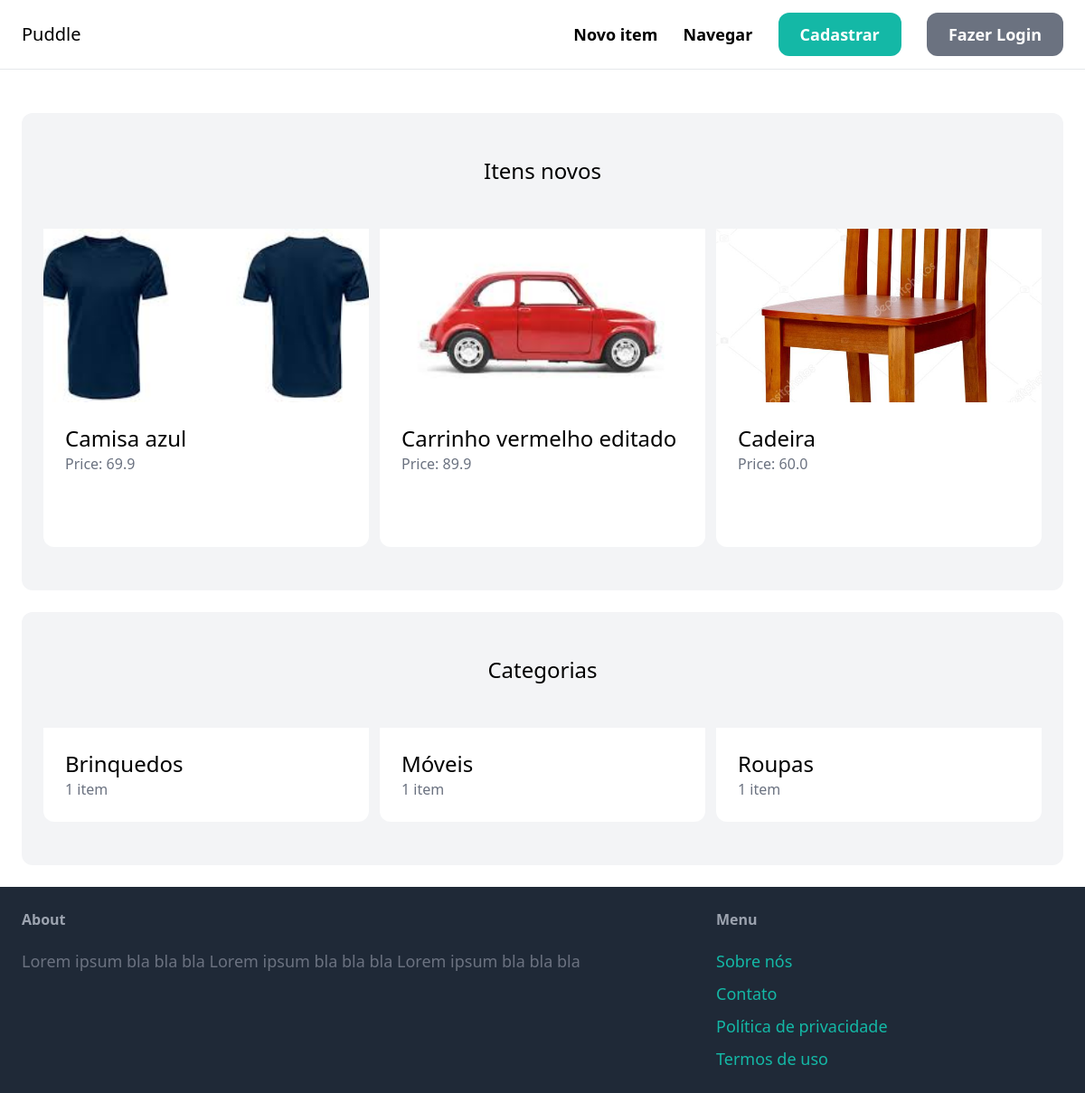
The page / on the database its author committed.
### item/models.py (models this page shows, shortened)
class Item(models.Model):
    category = models.ForeignKey(Category, related_name='items', on_delete=models.CASCADE)
    name = models.CharField(max_length=255)
    description = models.TextField(blank=True, null=True)
    price = models.FloatField()
    image = models.ImageField(upload_to='item_images', blank=True, null=True)
    is_sold = models.BooleanField(default=False)
    created_by = models.ForeignKey(User, related_name='items', on_delete=models.CASCADE)
    created_at = models.DateTimeField(auto_now_add=True)

class Category(models.Model):
    name = models.CharField(max_length=255)
    class Meta:
        ordering = ('name',)
        verbose_name_plural = 'Categories'

### core/views.py (the view)
# urls.py: path('', views.index, name='index'),
def index(request):
    items = Item.objects.filter(is_sold=False)[0:6]
    categories = Category.objects.all()
    return render(request, 'core/index.html', {
        'categories': categories,
        'items': items,
    })

### core/templates/core/index.html (shortened to what this page needs)
{% extends 'core/base.html' %}
{% block content %}
<div class="mt-6 px-6 py-12 bg-gray-100 rounded-xl">
    <h2 class="mb-12 text-2xl text-center">Itens novos</h2>
    <div class="grid grid-cols-3 gap-3">
        {% for item in items %}
        <div>
            <a href="{% url 'item:detail' item.id %}">
            <div class="w-70 h-48 overflow-hidden relative">
                <img src="{{ item.image.url }}" class="absolute w-full h-full object-cover">
            </div>
            <div class="w-70 h-40 p-6 bg-white rounded-b-xl">
                <h2 class="text-2xl">{{ item.name }}</h2>
                <p class="text-gray-500">Price: {{ item.price }}</p>
            </div>
            </a>
        </div>
        {% endfor %}
    </div>
</div>
<div class="mt-6 px-6 py-12 bg-gray-100 rounded-xl">
    <h2 class="mb-12 text-2xl text-center">Categorias</h2>
    <div class="grid grid-cols-3 gap-3">
        {% for category in categories %}
        <div>
            <a href="#">
                <div class="p-6 bg-white rounded-b-xl">
                    <h2 class="text-2xl">{{ category.name }}</h2>
                    <p class="text-gray-500">
                        {{ category.items.count }} {% if category.items.count == 1 %}item{% else %}itens{% endif %}
                    </p>
                </div>
            </a>
        </div>
        {% endfor %}
    </div>
</div>
{% endblock %}

### core/templates/core/base.html (shortened to what this page needs)
<!doctype html>
<html>
<head>
    <script src="https://cdn.tailwindcss.com"></script>
</head>
<body>
<nav class="py-6 px-6 flex justify-between items-center border-b border-grey-200">
    <a href="/" class="text-xl front-semibold">Puddle</a>
    <div class="space-x-6">
        <a href="{% url 'item:new' %}" class="text-lg font-semibold hover:text-gray-500">Novo item</a>
        <a href="{% url 'item:items' %}" class="text-lg font-semibold hover:text-gray-500">Navegar</a>
        {% if request.user.is_authenticated %}
            <a href="{%url 'conversation:inbox' %}"
               class="px-6 py-3 text-lg font-semibold bg-teal-500 text-white rounded-xl hover:bg-teal-700">Caixa de entrada</a>
            <a href="{% url 'dashboard:index' %}"
               class="px-6 py-3 text-lg font-semibold bg-gray-500 text-white rounded-xl hover:bg-gray-700">Dashboard</a>
        {% else %}
            <a href="{% url 'core:signup' %}"
               class="px-6 py-3 text-lg font-semibold bg-teal-500 text-white rounded-xl hover:bg-teal-700">Cadastrar</a>
            <a href="{% url 'core:login' %}"
               class="px-6 py-3 text-lg font-semibold bg-gray-500 text-white rounded-xl hover:bg-gray-700">Fazer Login</a>
        {% endif %}
    </div>
</nav>
<div class="px-6 py-6">
    {% block content %}
    {% endblock %}
</div>
<footer class="py-6 px-6 flex justify-between bg-gray-800">
    <div class="w-2/3 pr-10">
        <h3 class="mb-5 font-semibold text-gray-400">About</h3>
        <p class="text-lg text-gray-500">Lorem ipsum bla bla bla Lorem ipsum bla bla bla Lorem ipsum bla bla bla</p>
    </div>
    <div class="w-1/3">
        <h3 class="mb-5 font-semibold text-gray-400">Menu</h3>
        <ul class="space-y-2">
            <li><a href="#" class="text-lg text-teal-500 hover:text-teal-700">Sobre nós</a></li>
            <li><a href="{% url 'core:contact' %}" class="text-lg text-teal-500 hover:text-teal-700">Contato</a></li>
            <li><a href="#" class="text-lg text-teal-500 hover:text-teal-700">Política de privacidade</a></li>
            <li><a href="#" class="text-lg text-teal-500 hover:text-teal-700">Termos de uso</a></li>
        </ul>
    </div>
</footer>
</body>
</html>

### rows shown on the page
Item: image (picture), name "Camisa azul", price "69.9"
Item: image (picture), name "Carrinho vermelho editado", price "89.9"
Item: image (picture), name "Cadeira", price "60.0"
Category: name "Brinquedos", items.count "1"
Category: name "Móveis", items.count "1"
Category: name "Roupas", items.count "1"
